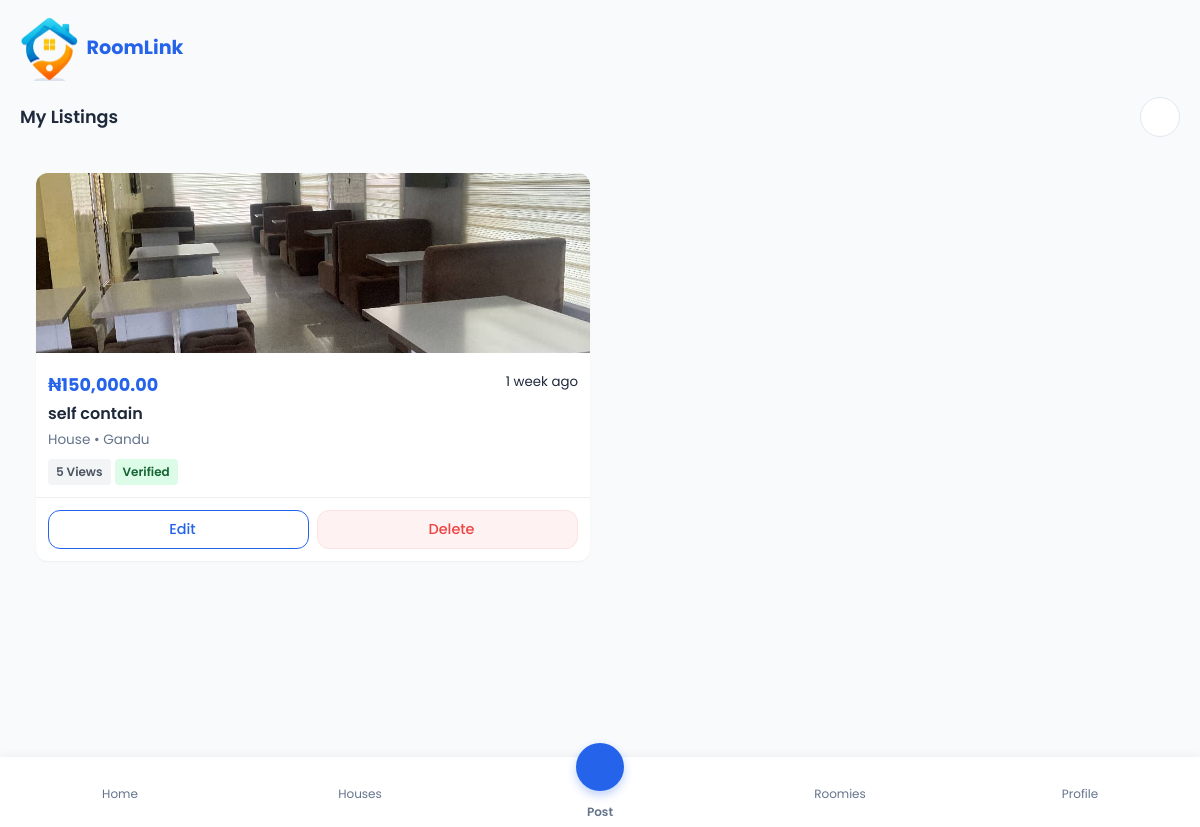
Screenshot of /my-listings/ (signed in) with the database file from the repository.
### core/models.py (models this page shows, shortened)
class Listing(models.Model):
    LISTING_TYPE_CHOICES = [
        ('house', 'House'),
        ('roommate', 'Roommate'),
    ]
    title = models.CharField(max_length=255)
    description = models.TextField()
    rent = models.DecimalField(max_digits=10, decimal_places=2)
    location = models.CharField(max_length=255)
    listing_type = models.CharField(max_length=20, choices=LISTING_TYPE_CHOICES)
    GENDER_CHOICES = [('male', 'Male'), ('female', 'Female')]
    gender_preference = models.CharField(max_length=10, choices=GENDER_CHOICES, blank=True, null=True)
    LEVEL_CHOICES = [('100', '100 Lvl'), ('200', '200 Lvl'), ('300', '300 Lvl'), ('400', '400 Lvl'), ('500', '500 Lvl')]
    level_preference = models.CharField(max_length=10, choices=LEVEL_CHOICES, blank=True, null=True)
    interests = models.CharField(max_length=255, blank=True, null=True, help_text="Comma separated interests (e.g. Reading, Music, Sports)")
    image = models.ImageField(upload_to='listing_images/', blank=True, null=True)
    posted_by = models.ForeignKey(User, on_delete=models.CASCADE, related_name='listings')
    is_verified_listing = models.BooleanField(default=False)
    views_count = models.PositiveIntegerField(default=0)
    created_at = models.DateTimeField(auto_now_add=True)

### core/views.py (the view)
# urls.py: path('my-listings/', views.my_listings, name='my_listings'),
@login_required
def my_listings(request):
    user_listings = Listing.objects.filter(posted_by=request.user).order_by('-created_at')
    return render(request, 'my_listings.html', {'user_listings': user_listings})

### templates/my_listings.html (shortened to what this page needs)
{% extends 'base.html' %}
{% load static humanize %}
{% block content %}
<section id="my-listings-screen" class="screen-page">
    <div class="modal-header">
        <h3>My Listings</h3>
        <a href="{% url 'profile' %}" class="btn-icon"></a>
    </div>
    <div class="listings-grid" style="padding: 16px;">
        {% for house in user_listings %}
        <div class="card">
            <a href="{% url 'listing_detail' house.id %}" style="text-decoration:none; color:inherit;">
                {% if house.image %}
                <img src="{{ house.image.url }}" class="card-image" alt="{{ house.title }}">
                {% else %}
                <div class="card-image" style="background:#f0f0f0; display:flex; align-items:center; justify-content:center; color:#aaa;">
                    <i class="ph ph-image" style="font-size:2rem;"></i>
                </div>
                {% endif %}
                <div class="card-content">
                    <div style="display:flex;justify-content:space-between;align-items:start;">
                        <div class="card-price">
                            ₦{{ house.rent|intcomma }}
                        </div>
                        <small>{{ house.created_at|timesince }} ago</small>
                    </div>
                    <h3 style="font-size:1rem;margin:4px 0;">{{ house.title }}</h3>
                    <div class="card-meta">{{ house.get_listing_type_display }} • {{ house.location }}</div>
                    <div style="margin-top:8px; display:flex; gap:4px; flex-wrap:wrap;">
                        <span class="badge" style="background:#f3f4f6; color:#4b5563;"> {{ house.views_count }} Views</span>
                        {% if house.listing_type != 'roommate' %}
                            {% if house.is_verified_listing %}
                            <span class="badge badge-verified"> Verified</span>
                            {% else %}
                            <span class="badge" style="background:#FEF3C7; color:#B45309;">Unverified</span>
                            {% endif %}
                        {% endif %}
                    </div>
                </div>
            </a>
            <div style="padding: 12px; border-top: 1px solid #eee; display:flex; gap: 8px;">
                <a href="{% url 'edit_listing' house.id %}" class="btn btn-secondary" style="flex:1; font-size:0.9rem; padding: 8px;"> Edit</a>
                <a href="{% url 'delete_listing' house.id %}" class="btn btn-secondary" style="flex:1; font-size:0.9rem; padding: 8px; color: #ef4444; border-color: #fee2e2; background: #fef2f2;" onclick="return confirm('Are you sure you want to delete this listing?')"> Delete</a>
            </div>
        </div>
        {% endfor %}
    </div>
</section>
{% endblock %}

### static/css/styles.css (style rules this page uses)
:root { --primary: #2563EB; --primary-dark: #1D4ED8; --secondary: #F97316; --bg-color: #F8FAFC; --card-bg: #FFFFFF; --text-main: #1E293B; --text-muted: #64748B; --border-color: #E2E8F0; --shadow-sm: 0 1px 2px 0 rgb(0 0 0 / 0.05); --shadow-md: 0 4px 6px -1px rgb(0 0 0 / 0.1), 0 2px 4px -2px rgb(0 0 0 / 0.1); --radius-sm: 8px; --radius-md: 12px; --radius-lg: 16px; --nav-height: 70px; }
* { box-sizing: border-box; margin: 0; padding: 0; -webkit-tap-highlight-color: transparent; }
body { font-family: 'Poppins', -apple-system, BlinkMacSystemFont, "Segoe UI", Roboto, Helvetica, Arial, sans-serif; background-color: var(--bg-color); color: var(--text-main); line-height: 1.5; padding-bottom: calc(var(--nav-height) + 20px); overscroll-behavior-y: none; }
h3 { font-size: 1.1rem; font-weight: 600; }
a { text-decoration: none; color: inherit; }
.btn { display: inline-flex; align-items: center; justify-content: center; gap: 8px; padding: 12px 20px; border-radius: var(--radius-md); font-weight: 500; border: none; cursor: pointer; transition: transform 0.15s ease, opacity 0.2s; font-size: 1rem; text-decoration: none; }
.btn-secondary { background-color: white; color: var(--primary); border: 1px solid var(--primary); }
.btn-icon { background: white; border: 1px solid var(--border-color); width: 40px; height: 40px; border-radius: 50%; display: flex; align-items: center; justify-content: center; font-size: 1.2rem; cursor: pointer; color: var(--text-main); }
.screen-page { padding: 0 20px; animation: fadeIn 0.3s ease; min-height: 80vh; }
.card { background: var(--card-bg); border-radius: var(--radius-md); overflow: hidden; box-shadow: var(--shadow-sm); transition: transform 0.2s; height: 100%; }
.card-image { width: 100%; height: 180px; object-fit: cover; background-color: #eee; }
.card-content { padding: 12px; }
.card-price { font-weight: 700; font-size: 1.1rem; color: var(--primary); }
.card-meta { display: flex; align-items: center; gap: 12px; font-size: 0.85rem; color: var(--text-muted); margin-top: 4px; }
.badge { padding: 4px 8px; border-radius: 4px; font-size: 0.75rem; font-weight: 600; display: inline-block; }
.badge-verified { background-color: #DCFCE7; color: #166534; }
.listings-grid { display: grid; gap: 20px; grid-template-columns: 1fr; }
@media (min-width: 600px) { .listings-grid { grid-template-columns: repeat(2, 1fr); } }
.modal-header { display: flex; justify-content: space-between; align-items: center; margin-bottom: 20px; }

### rows the page displays
Listing: image (picture), rent "150,000.00", created_at "1 week", title "self contain", listing_type "House", location "Gandu", views_count "5", is_verified_listing "Verified"
